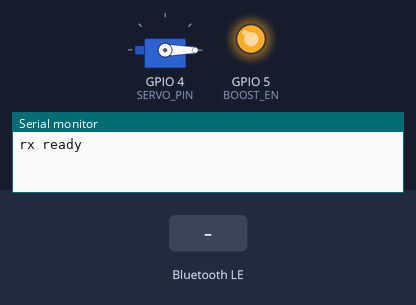
Bench run of a sketch on a simulated Seeed XIAO ESP32-C3. Shown: servo, output pins drawn as LEDs (lit = HIGH), the last lines printed to the serial monitor. Inputs (shaded band) come from the test bench. Nothing arrives over Bluetooth unless stated; a phone connects over Bluetooth LE 3 s after start.

Above: at 1.5 s.
1.6 s: Bluetooth LE write "1" received
At 1.82 s:
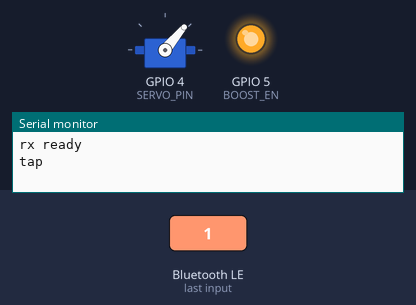
Timing chart, 0 to 4.6 s (numbered marks = the images above; inputs shaded):
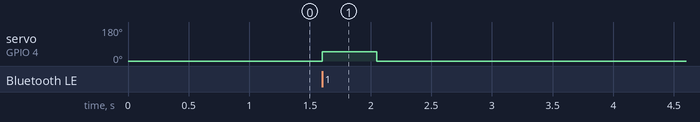

The sketch:

rx.ino
```cpp
//kindle page turner - rx (servo side)
//xiao esp32-c3, servo signal on D2, miniboost enable on D3
//needs ESP32Servo library

#include <BLEDevice.h>
#include <BLEServer.h>
#include <ESP32Servo.h>

//has to match tx
#define SERVICE_UUID "a3c8b2e0-1d34-4b8a-9f2a-6e2d7c9a1000"
#define CHAR_UUID    "a3c8b2e0-1d34-4b8a-9f2a-6e2d7c9a1001"

const int SERVO_PIN = D2;
const int BOOST_EN = D3;      //turns on the 5v boost for the servo

//servo angles, the arm is set on the horn so TAP_ANGLE touches the screen
const int REST_ANGLE = 0;
const int TAP_ANGLE = 50;
const int MOVE_TIME = 300;    //time for the servo to get there
const int HOLD_TIME = 150;    //time touching the screen

Servo servo;
volatile bool tapRequested = false;

class ServerCallbacks : public BLEServerCallbacks {
  void onConnect(BLEServer* server) override {
    Serial.println("tx connected");
  }
  void onDisconnect(BLEServer* server) override {
    Serial.println("tx disconnected");
    BLEDevice::startAdvertising();   //let the tx find us again
  }
};

//tx sends '1' for a tap
class TapCallback : public BLECharacteristicCallbacks {
  void onWrite(BLECharacteristic* c) override {
    String value = c->getValue();
    if (value.length() > 0 && value[0] == '1') tapRequested = true;
  }
};

void tap() {
  servo.attach(SERVO_PIN, 500, 2400);
  servo.write(TAP_ANGLE);
  delay(MOVE_TIME + HOLD_TIME);
  servo.write(REST_ANGLE);
  delay(MOVE_TIME);
  servo.detach();   //stops buzzing and saves battery
}

void setup() {
  Serial.begin(115200);

  //turn on the boost
  pinMode(BOOST_EN, OUTPUT);
  digitalWrite(BOOST_EN, HIGH);

  //servo to rest position
  ESP32PWM::allocateTimer(0);
  servo.setPeriodHertz(50);
  servo.attach(SERVO_PIN, 500, 2400);
  servo.write(REST_ANGLE);
  delay(MOVE_TIME);
  servo.detach();

  //bluetooth connection
  BLEDevice::init("PageTurner-RX");
  BLEServer* server = BLEDevice::createServer();
  server->setCallbacks(new ServerCallbacks());

  BLEService* service = server->createService(SERVICE_UUID);
  BLECharacteristic* tapChar = service->createCharacteristic(
      CHAR_UUID,
      BLECharacteristic::PROPERTY_WRITE | BLECharacteristic::PROPERTY_WRITE_NR);
  tapChar->setCallbacks(new TapCallback());
  service->start();

  BLEAdvertising* adv = BLEDevice::getAdvertising();
  adv->addServiceUUID(SERVICE_UUID);
  adv->setScanResponse(true);
  BLEDevice::startAdvertising();

  Serial.println("rx ready");
}

void loop() {
  if (tapRequested) {
    tapRequested = false;
    Serial.println("tap");
    tap();
  }
}
```

Measured:
- after the input at 1.6 s, servo on GPIO 4 (SERVO_PIN): 0° → 50° at once, → 0° 0.45 s later
